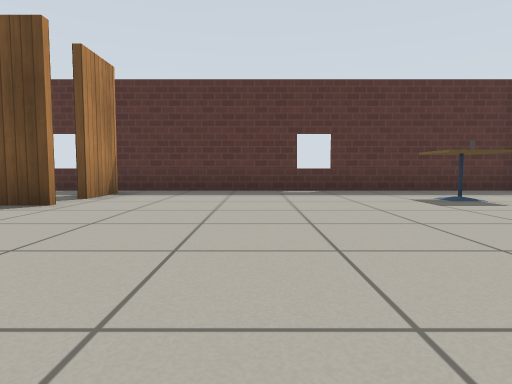
[1] (above)

16 first-person views from a walk through a world built for the Gazebo simulator. The camera is 0.5 m above the floor, tilts 4° down and sees 75° across. The floor is counted in squares, 1 m on a side. Each view is taken from the middle of a square. On the plan, view 1 faces up. The plan holds only what a view shows up to about 9 squares ahead; the rest is blank. Simple patterns stand in for the simulator's built-in surfaces. Simple shapes stand in for some stock models.

[2]
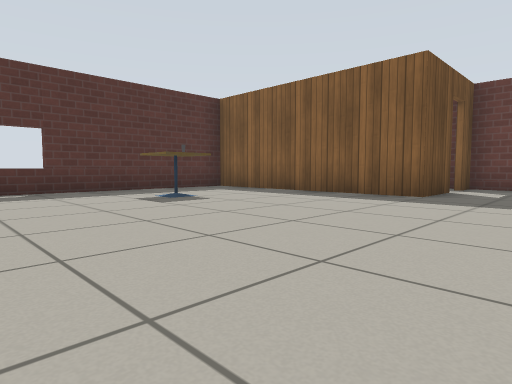

[3]
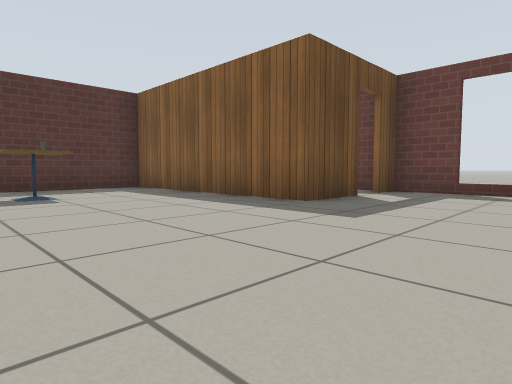

[4]
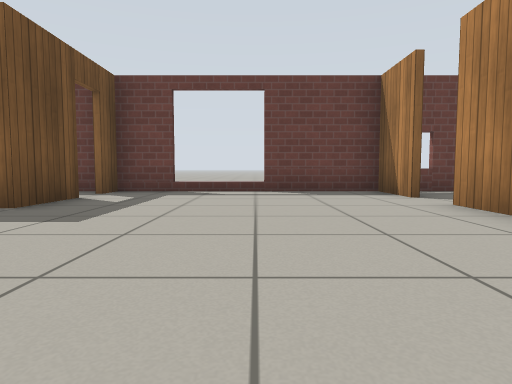

[5]
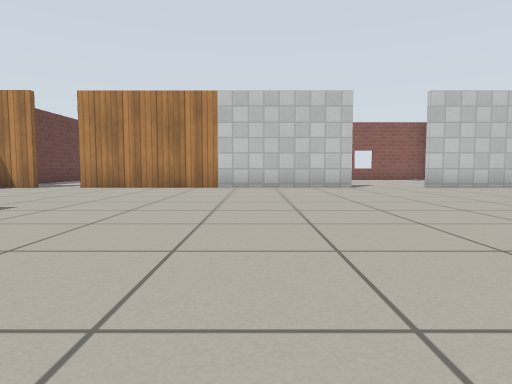

[6]
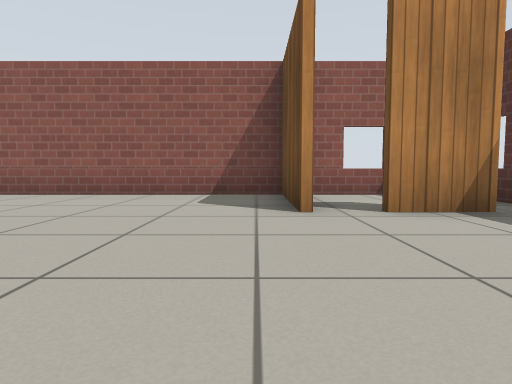

[7]
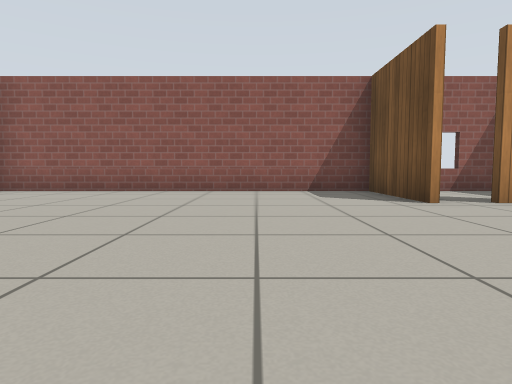

[8]
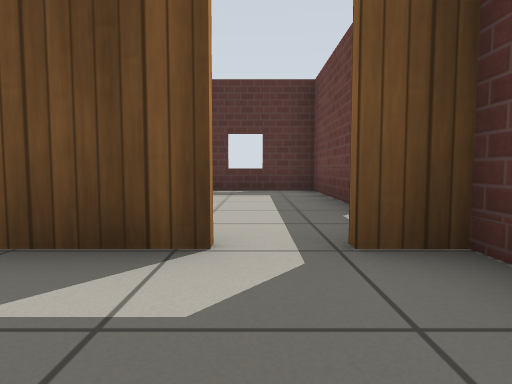

[9]
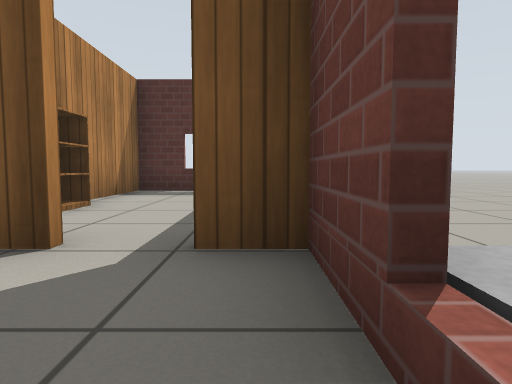

[10]
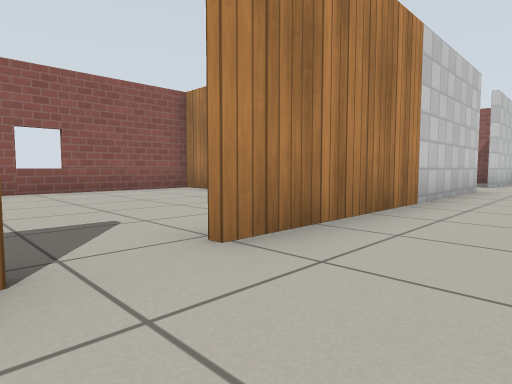

[11]
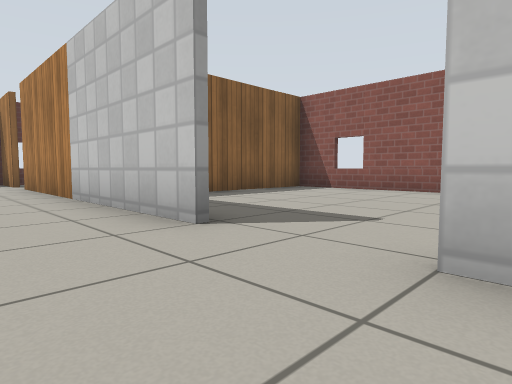

[12]
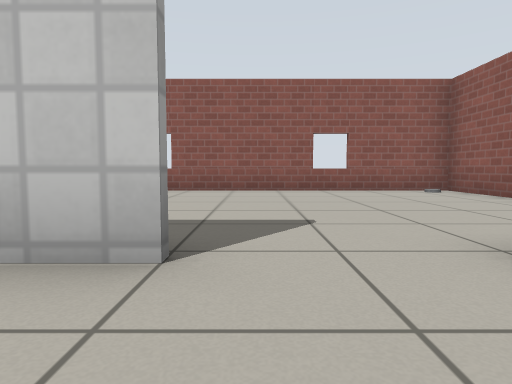

[13]
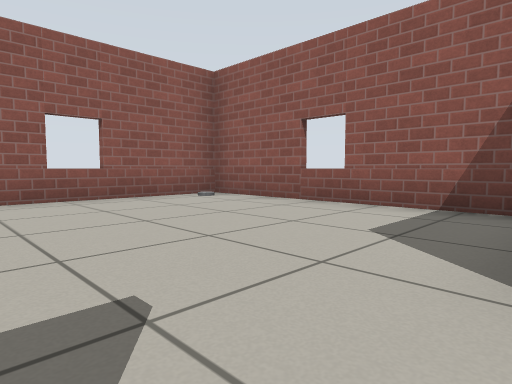

[14]
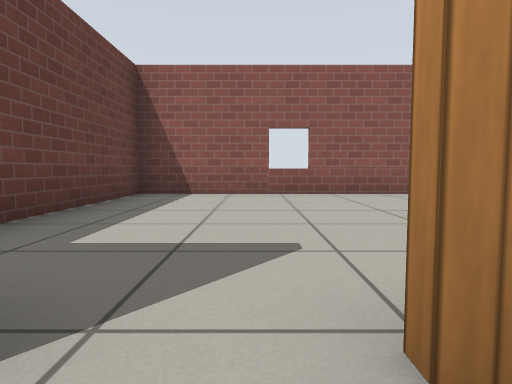

[15]
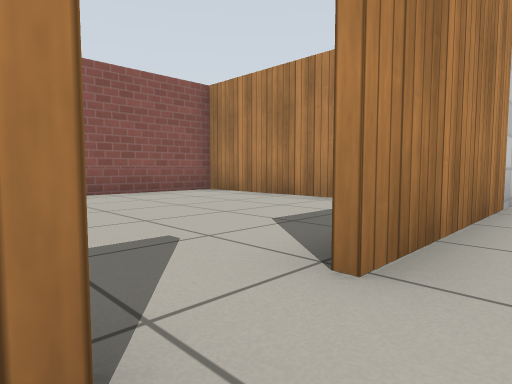

[16]
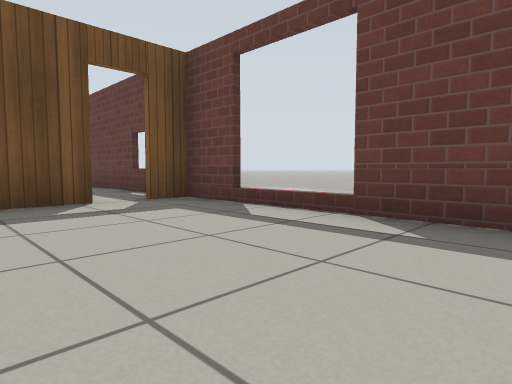

### Floor plan
Points are (right, up) in squares from view 1. A wall is a line through its corners. A room is listed if a view was taken in it or the views show most of it. See-through windows are left out.
Room 1 (views 1, 2, 3, 4, 5, 6, 7, 8, 9, 10, 11, 12, 14, 15, 16)
walls: (-0.6, -3.7) (6.6, -3.7); (-2.7, 4.5) (-5.4, 4.5); (7.8, 2) (6.2, 2) (6.2, 7.8); (9.3, 1.1) (9.3, 2) (8.5, 2); (7.7, -3.7) (9.3, -3.7) (9.3, -2.4); (-2.8, 6.9) (-2.8, 6.4); (6.1, 7.7) (-4.6, 7.7); (-4.8, -3.7) (-2.4, -3.7); (-5.4, 7.2) (-5.4, -3.8)
ways out: opening at (-1.5, -4) to room 2; opening at (7, -4) to room 3; open door at (8, 2) to room 4
objects: cafe table (3, 6); stairs (10, -2) to (10, 1)
Room 2 (view 13)
walls: (-5.4, -4.5) (-5.4, -9.6) (3.1, -9.6); (2.8, -9.1) (2.8, -6.4)
ways out: opening at (-1.5, -4) to room 1
Room 3 (no view inside)
walls: (3, -6.1) (3, -9.6); (3.1, -9.6) (9.3, -9.6) (9.3, -4.5)
ways out: opening at (7, -4) to room 1
Room 4 (no view inside)
walls: (9.3, 2.2) (9.3, 7.7) (6.1, 7.7); (6.3, 7.8) (6.3, 4.5)
ways out: open door at (8, 2) to room 1
objects: bookshelf (7, 4)

Where each view was taken, in squares from view 1:
view 1: 0 up, 0 right, facing up
view 2: 0 up, 0 right, facing up-right
view 3: 1 down, 2 right, facing up-right
view 4: 1 down, 2 right, facing right
view 5: 5 up, 2 right, facing down
view 6: 4 up, 1 right, facing left
view 7: 2 up, 2 right, facing left
view 8: 0 up, 8 right, facing up
view 9: 0 up, 9 right, facing up
view 10: 2 down, 8 right, facing down-left
view 11: 2 down, 3 left, facing down-right
view 12: 2 down, 1 left, facing down
view 13: 4 down, 1 left, facing down-left
view 14: 3 down, 7 right, facing down
view 15: 3 down, 8 right, facing down-left
view 16: 3 down, 6 right, facing up-right
